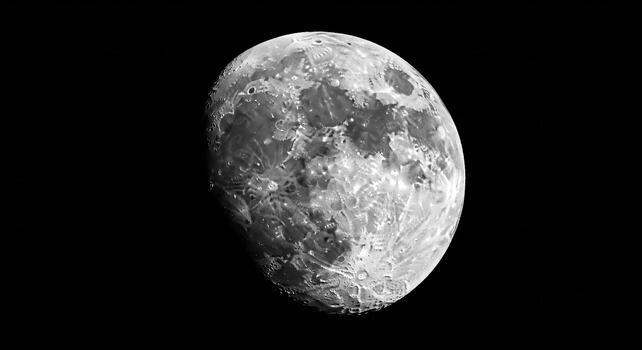
#> input picture open_ended_10/open_ended_10_results/Moon/original_gray.png, 642 x 350 px, given as the content of the folder open_ended_7, which was not available
$ python open_10.py   (older library calls are emulated)
#> lines starting #> are read from the running program, lines starting #| are printed output that depends on the picture; after the words box and inside, x2 and y2 are one past the last pixel; in counts of white or black regions, pixels touching at a corner belong together; pictures that were not available may be replaced by others from this repository, and a replacement may not be noted
#> further down, color is the input picture: shape (350, 642, 3); min 0, max 255, mean 36.9

import cv2
import numpy as np
import matplotlib.pyplot as plt
import os
import glob
import time

# ==================================================
# OPEN-ENDED 10: FREQUENCY-DOMAIN IMAGE PROCESSING
# ==================================================

INPUT_FOLDER = "open_ended_7"
OUTPUT_FOLDER = "open_ended_10_results"

os.makedirs(OUTPUT_FOLDER, exist_ok=True)

IMAGE_EXTENSIONS = [
    "*.jpg", "*.jpeg", "*.png", "*.bmp", "*.tif", "*.tiff"
]

image_paths = []

for extension in IMAGE_EXTENSIONS:
    image_paths.extend(
        glob.glob(os.path.join(INPUT_FOLDER, extension))
    )
    image_paths.extend(
        glob.glob(os.path.join(INPUT_FOLDER, extension.upper()))
    )

image_paths = sorted(set(image_paths))

if not image_paths:
    print("Error: No images found in", INPUT_FOLDER)
    raise SystemExit

print("Images found:", len(image_paths))


# --------------------------------------------------
# 1. Frequency-domain Gaussian low-pass filter
# --------------------------------------------------

def gaussian_low_pass(image, cutoff=40):
    """
    Smooth the image in the frequency domain.
    A Gaussian low-pass filter attenuates high frequencies.
    """
#> called with cutoff = 40

    image_float = image.astype(np.float32)

    # Fourier transform
    spectrum = np.fft.fft2(image_float)
    spectrum_shifted = np.fft.fftshift(spectrum)

    height, width = image.shape
#> height = 350; width = 642

    y, x = np.indices((height, width))
    center_y = height // 2
#> center_y = 175
    center_x = width // 2
#> center_x = 321

    distance = np.sqrt(
        (x - center_x) ** 2 + (y - center_y) ** 2
    )

    # Gaussian low-pass transfer function
    transfer = np.exp(
        -(distance ** 2) / (2 * cutoff ** 2)
    )

    filtered_spectrum = spectrum_shifted * transfer

    # Inverse Fourier transform
    inverse_shifted = np.fft.ifftshift(filtered_spectrum)
    result = np.fft.ifft2(inverse_shifted)

    result = np.real(result)
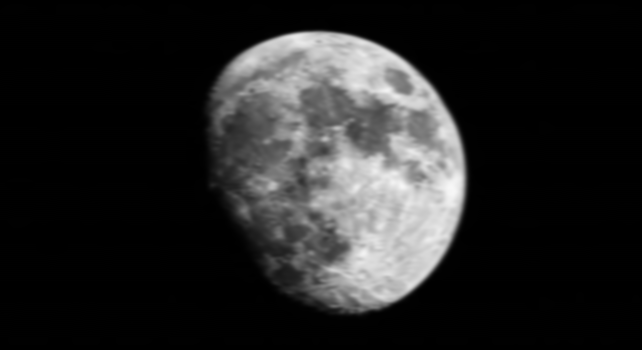
#> result: shape (350, 642) float64; min 0.000455, max 247.9, mean 36.9

    return np.clip(result, 0, 255).astype(np.uint8)


# --------------------------------------------------
# 2. Frequency-domain Butterworth low-pass filter
# --------------------------------------------------

def butterworth_low_pass(image, cutoff=40, order=2):
    """
    Butterworth low-pass filter.
    Order controls the steepness of the frequency response.
    """
#> called with cutoff = 40, order = 2

    image_float = image.astype(np.float32)

    spectrum = np.fft.fft2(image_float)
    spectrum_shifted = np.fft.fftshift(spectrum)

    height, width = image.shape
#> height = 350; width = 642

    y, x = np.indices((height, width))
    center_y = height // 2
#> center_y = 175
    center_x = width // 2
#> center_x = 321

    distance = np.sqrt(
        (x - center_x) ** 2 + (y - center_y) ** 2
    )

    transfer = 1.0 / (
        1.0 + (distance / cutoff) ** (2 * order)
    )

    filtered_spectrum = spectrum_shifted * transfer

    result = np.fft.ifft2(
        np.fft.ifftshift(filtered_spectrum)
    )

    result = np.real(result)

    return np.clip(result, 0, 255).astype(np.uint8)


# --------------------------------------------------
# 3. Frequency-domain high-boost sharpening
# --------------------------------------------------

def high_boost_sharpen(image, cutoff=40, amount=1.5):
    """
    High-boost filtering:
    H_highboost = 1 + amount * (1 - H_lowpass)

    The low-pass component is subtracted from the original
    frequency spectrum to emphasize fine details.
    """
#> called with cutoff = 40, amount = 1.5

    image_float = image.astype(np.float32)

    spectrum = np.fft.fft2(image_float)
    spectrum_shifted = np.fft.fftshift(spectrum)

    height, width = image.shape
#> height = 350; width = 642

    y, x = np.indices((height, width))
    center_y = height // 2
#> center_y = 175
    center_x = width // 2
#> center_x = 321

    distance = np.sqrt(
        (x - center_x) ** 2 + (y - center_y) ** 2
    )

    low_pass = np.exp(
        -(distance ** 2) / (2 * cutoff ** 2)
    )

    # High-boost transfer function
    high_boost = 1.0 + amount * (1.0 - low_pass)

    enhanced_spectrum = spectrum_shifted * high_boost

    result = np.fft.ifft2(
        np.fft.ifftshift(enhanced_spectrum)
    )

    result = np.real(result)

    return np.clip(result, 0, 255).astype(np.uint8)


# --------------------------------------------------
# 4. Automatic Canny boundary extraction
# --------------------------------------------------

def extract_boundaries(image):
    """
    Generate a binary boundary image using automatically
    calculated Canny thresholds.
    """

    median_intensity = np.median(image)
#> median_intensity = 1

    lower = int(max(0, 0.66 * median_intensity))
#> lower = 0
    upper = int(min(255, 1.33 * median_intensity))
#> upper = 1

    # Ensure that thresholds are different
    if upper <= lower:
        upper = min(255, lower + 50)

    edges = cv2.Canny(image, lower, upper)
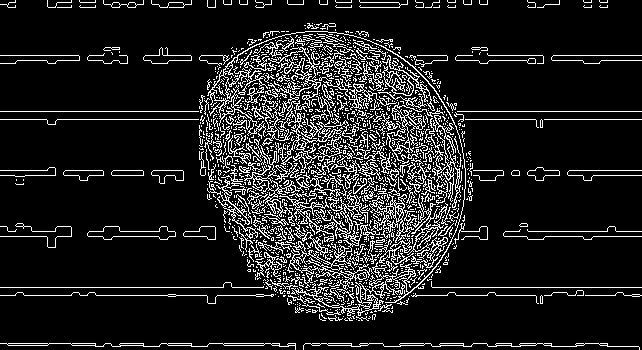
#> edges: shape (350, 642); 12.4% white in thin lines or dots

    # Optional morphological closing connects small gaps.
    kernel = np.ones((3, 3), np.uint8)

    edges = cv2.morphologyEx(
        edges,
        cv2.MORPH_CLOSE,
        kernel
    )
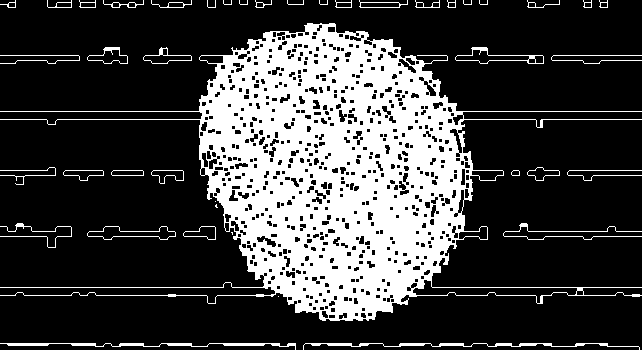
#> edges: shape (350, 642); 26% white; 43 white regions (9 under 20 px), largest, box (x1, y1, x2, y2) and area: (0, 23, 642, 321) 53908, (303, 343, 640, 350) 667, (0, 343, 296, 350) 657

    # Ensure strictly binary output: 0 or 255
    edges = np.where(edges > 0, 255, 0).astype(np.uint8)

    return edges, lower, upper


# --------------------------------------------------
# 5. Quantitative measurements
# --------------------------------------------------

def calculate_metrics(image):
    sharpness = cv2.Laplacian(
        image, cv2.CV_64F
    ).var()

    histogram = cv2.calcHist(
        [image], [0], None, [256], [0, 256]
    ).ravel()

    probabilities = histogram / histogram.sum()
    probabilities = probabilities[probabilities > 0]

    entropy = -np.sum(
        probabilities * np.log2(probabilities)
    )

    return sharpness, entropy


def edge_density(edges):
    return 100.0 * np.count_nonzero(edges) / edges.size


# --------------------------------------------------
# 6. Process all images
# --------------------------------------------------

report = [
    "OPEN-ENDED 10: FREQUENCY-DOMAIN PROCESSING",
    "=" * 75,
    "No clean reference image is assumed.",
    "Sharpness, entropy and edge density are descriptive indicators.",
    ""
]

for image_path in image_paths:

    filename = os.path.basename(image_path)
    image_name = os.path.splitext(filename)[0]

    print("\nProcessing:", filename)

    color = cv2.imread(image_path)

    if color is None:
        print("Could not read image:", filename)
        continue

    gray = cv2.cvtColor(color, cv2.COLOR_BGR2GRAY)

    image_output = os.path.join(
        OUTPUT_FOLDER, image_name
    )
    os.makedirs(image_output, exist_ok=True)

    cv2.imwrite(
        os.path.join(image_output, "original_gray.png"),
        gray
    )

    # --------------------------------------------------
    # 6.1 Frequency-domain smoothing
    # --------------------------------------------------

    start = time.perf_counter()
    gaussian = gaussian_low_pass(gray, cutoff=40)
    gaussian_time = time.perf_counter() - start

    start = time.perf_counter()
    butterworth = butterworth_low_pass(
        gray, cutoff=40, order=2
    )
    butterworth_time = time.perf_counter() - start

    cv2.imwrite(
        os.path.join(image_output, "gaussian_low_pass.png"),
        gaussian
    )

    cv2.imwrite(
        os.path.join(image_output, "butterworth_low_pass.png"),
        butterworth
    )

    # --------------------------------------------------
    # 6.2 High-boost sharpening
    # --------------------------------------------------

    # Apply sharpening to both smoothed versions
    start = time.perf_counter()
    gaussian_sharp = high_boost_sharpen(
        gaussian, cutoff=40, amount=1.5
    )
    gaussian_sharp_time = time.perf_counter() - start

    start = time.perf_counter()
    butterworth_sharp = high_boost_sharpen(
        butterworth, cutoff=40, amount=1.5
    )
    butterworth_sharp_time = time.perf_counter() - start

    cv2.imwrite(
        os.path.join(image_output, "gaussian_high_boost.png"),
        gaussian_sharp
    )

    cv2.imwrite(
        os.path.join(image_output, "butterworth_high_boost.png"),
        butterworth_sharp
    )

    # --------------------------------------------------
    # 6.3 Boundary maps
    # --------------------------------------------------

    original_edges, original_low, original_high = (
        extract_boundaries(gray)
    )
#> original_low = 0; original_high = 1

    gaussian_edges, gaussian_low, gaussian_high = (
        extract_boundaries(gaussian_sharp)
    )
#> in extract_boundaries (call 2), `edges = cv2.Canny(image, lower, upper)`:
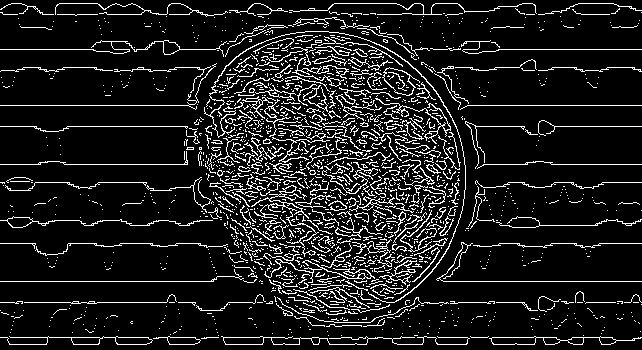
#> edges: shape (350, 642); 11.2% white in thin lines or dots
#> in extract_boundaries (call 2), `edges = cv2.morphologyEx( edges, cv2.MORPH_CLOSE, kernel )`:
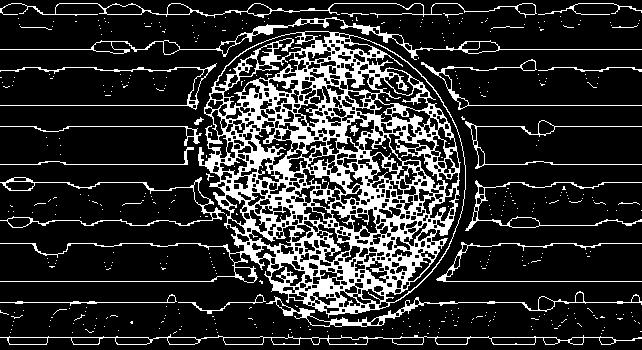
#> edges: shape (350, 642); 17.7% white; 418 white regions (392 under 20 px), largest, box (x1, y1, x2, y2) and area: (0, 31, 466, 318) 28220, (0, 17, 642, 60) 1599, (0, 334, 642, 345) 1273
#> gaussian_low = 0; gaussian_high = 1

    butterworth_edges, butterworth_low, butterworth_high = (
        extract_boundaries(butterworth_sharp)
    )
#> in extract_boundaries (call 3), `edges = cv2.Canny(image, lower, upper)`:
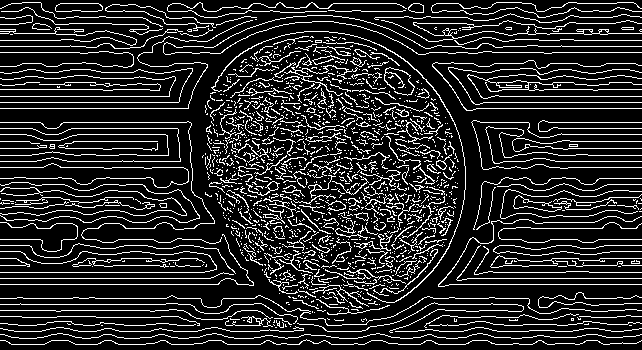
#> edges: shape (350, 642); 15.8% white in thin lines or dots
#> in extract_boundaries (call 3), `edges = cv2.morphologyEx( edges, cv2.MORPH_CLOSE, kernel )`:
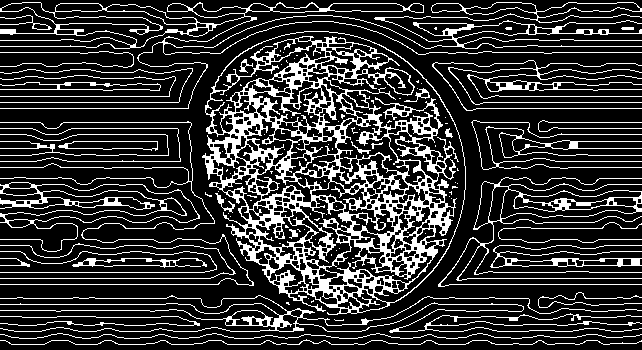
#> edges: shape (350, 642); 20.6% white in thin lines or dots
#> butterworth_low = 0; butterworth_high = 1

    cv2.imwrite(
        os.path.join(image_output, "original_boundaries.png"),
        original_edges
    )

    cv2.imwrite(
        os.path.join(image_output, "gaussian_boundaries.png"),
        gaussian_edges
    )

    cv2.imwrite(
        os.path.join(image_output, "butterworth_boundaries.png"),
        butterworth_edges
    )

    # --------------------------------------------------
    # 6.4 Display all processing stages
    # --------------------------------------------------

    display_images = [
        ("Original", gray),
        ("Gaussian Low-Pass", gaussian),
        ("Butterworth Low-Pass", butterworth),
        ("Gaussian High-Boost", gaussian_sharp),
        ("Butterworth High-Boost", butterworth_sharp),
        ("Original Boundaries", original_edges),
        ("Gaussian Boundaries", gaussian_edges),
        ("Butterworth Boundaries", butterworth_edges)
    ]

    plt.figure(figsize=(16, 10))

    for index, (title, output_image) in enumerate(
        display_images
    ):
        plt.subplot(2, 4, index + 1)
        plt.imshow(
            output_image,
            cmap="gray",
            vmin=0,
            vmax=255
        )
        plt.title(title)
        plt.axis("off")
#> this loop made 8 passes
#> title on passes 1 to 8: 'Original', 'Gaussian Low-Pass', 'Butterworth Low-Pass', 'Gaussian High-Boost', 'Butterworth High-Boost', 'Original Boundaries', 'Gaussian Boundaries', 'Butterworth Boundaries'

    plt.suptitle(
        f"Frequency-Domain Filtering: {filename}"
    )
    plt.tight_layout()

    plt.savefig(
        os.path.join(image_output, "comparison.png"),
        dpi=150
    )

    plt.show()
    plt.close()

    # --------------------------------------------------
    # 6.5 Quantitative analysis
    # --------------------------------------------------

    report.append(f"IMAGE: {filename}")
    report.append("-" * 75)
    report.append(
        f"{'Method':<27} {'Sharpness':>12} "
        f"{'Entropy':>10} {'Edge Density %':>16}"
    )

    metric_images = [
        ("Original", gray),
        ("Gaussian Low-Pass", gaussian),
        ("Butterworth Low-Pass", butterworth),
        ("Gaussian High-Boost", gaussian_sharp),
        ("Butterworth High-Boost", butterworth_sharp)
    ]

    for name, processed in metric_images:

        sharpness, entropy = calculate_metrics(processed)

        if name == "Original":
            boundary_image = original_edges
        elif name.startswith("Gaussian"):
            boundary_image = gaussian_edges
        else:
            boundary_image = butterworth_edges

        report.append(
            f"{name:<27} {sharpness:>12.2f} "
            f"{entropy:>10.3f} "
            f"{edge_density(boundary_image):>15.2f}"
        )
#> this loop made 5 passes
#> (name, sharpness, entropy) on passes 1 to 5: ('Original', 719.9, 3.34), ('Gaussian Low-Pass', 7.14, 3.67), ('Butterworth Low-Pass', 3.55, 3.66), ('Gaussian High-Boost', 21.76, 3.59), ('Butterworth High-Boost', 11.09, 3.63)
#> after the loop, report = 13 items

    report.append(
        f"Gaussian smoothing time: {gaussian_time:.4f} seconds"
    )
    report.append(
        f"Butterworth smoothing time: "
        f"{butterworth_time:.4f} seconds"
    )
    report.append(
        f"Gaussian high-boost time: "
        f"{gaussian_sharp_time:.4f} seconds"
    )
    report.append(
        f"Butterworth high-boost time: "
        f"{butterworth_sharp_time:.4f} seconds"
    )

    report.append(
        "Original Canny thresholds: "
        f"{original_low}, {original_high}"
    )
    report.append(
        "Gaussian boundary Canny thresholds: "
        f"{gaussian_low}, {gaussian_high}"
    )
    report.append(
        "Butterworth boundary Canny thresholds: "
        f"{butterworth_low}, {butterworth_high}"
    )

    report.append("")

    print("Saved processed images to:", image_output)


# --------------------------------------------------
# 7. Save report
# --------------------------------------------------

report_path = os.path.join(
    OUTPUT_FOLDER, "open_ended_10_report.txt"
)

with open(report_path, "w", encoding="utf-8") as file:
    file.write("\n".join(report))

print("\nFrequency-domain experiment completed.")
print("Processed images:", OUTPUT_FOLDER)
print("Report:", report_path)
